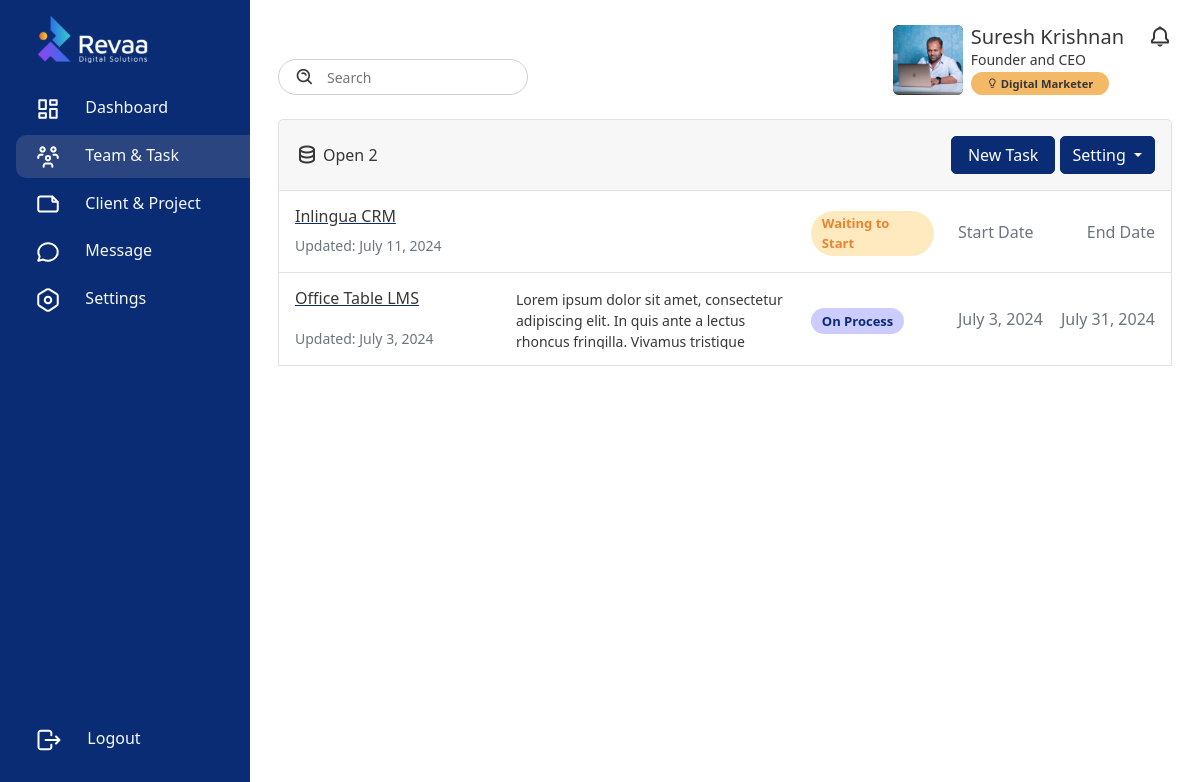
Page /team/1/ (signed in) on the earlier database version.
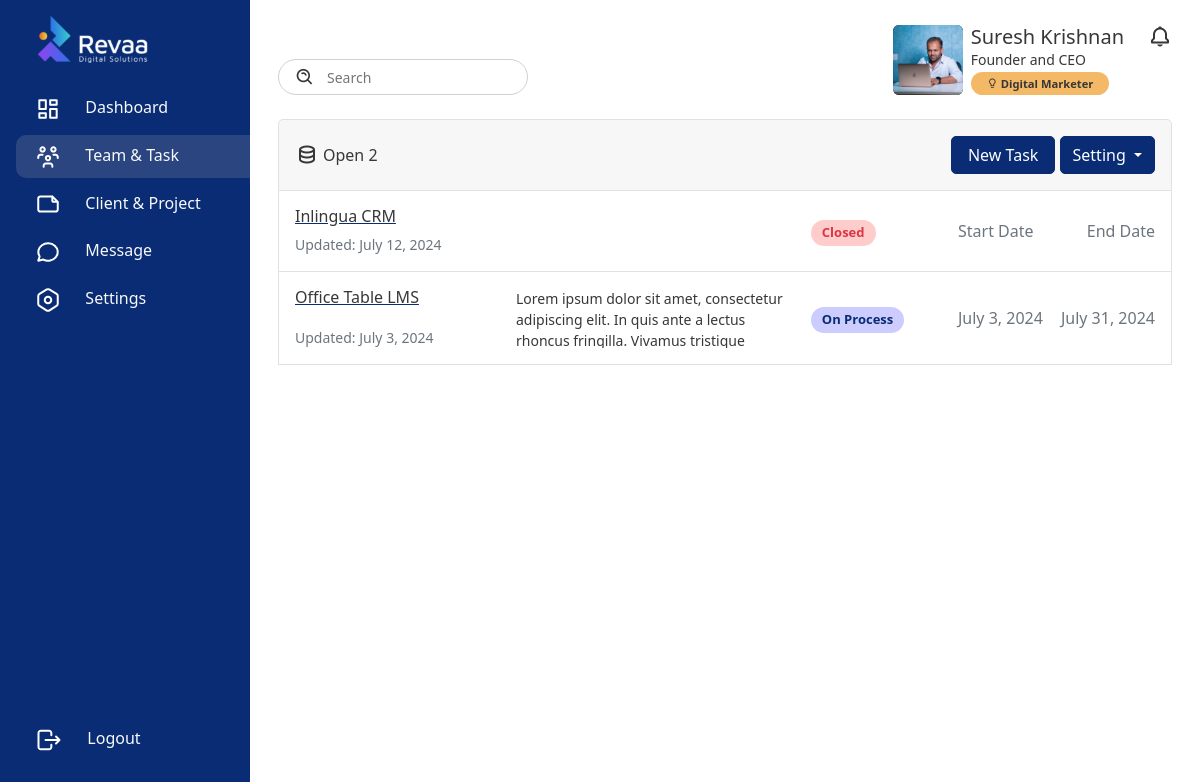
Same page on the later database version.
### frontend/models.py (models this page shows, shortened)
class Project(models.Model):
    WAITING_TO_START = 'Waiting to Start'
    DROPPED = 'Dropped'
    HOLD = 'Hold'
    ON_PROCESS = 'On Process'
    COMPLETED = 'Completed'
    CLOSED = 'Closed'
    STATUS_CHOICES = [
        (WAITING_TO_START, 'Waiting to Start'),
        (DROPPED, 'Dropped'),
        (HOLD, 'Hold'),
        (ON_PROCESS, 'On Process'),
        (COMPLETED, 'Completed'),
        (CLOSED, 'Closed'),
    ]
    HIGH = 'High'
    MEDIUM = 'Medium'
    LOW = 'Low'
    PRIORITY_CHOICES = [
        (HIGH, 'High'),
        (MEDIUM, 'Medium'),
        (LOW, 'Low'),
    ]
    project_img = models.ImageField(upload_to='path/to/upload/', null=True, blank=True)
    client = models.ForeignKey(customersTable, on_delete=models.CASCADE)
    project_name = models.CharField(max_length=255)  # Added max_length for project name
    project_description = models.TextField(null=True, blank=True)  # Fixed typo from project_discription to project_description
    start_date = models.DateField(null=True, blank=True)
    end_of_date = models.DateField(null=True, blank=True)
    status = models.CharField(choices=STATUS_CHOICES, default=WAITING_TO_START, max_length=16, null=True, blank=True)
    priority = models.CharField(choices=PRIORITY_CHOICES, max_length=10, null=True, blank=True)
    team = models.ForeignKey(Team, on_delete=models.SET_NULL, related_name='projects', null=True)
    created_by = models.ForeignKey(User, on_delete=models.SET_NULL, related_name='projects_created', null=True)
    created_date = models.DateField(auto_now_add=True)
    updated_by = models.ForeignKey(User, on_delete=models.SET_NULL, related_name='projects_updated', null=True)
    updated_date = models.DateField(auto_now=True)

### frontend/functions/team_details.py (the view)
# urls.py: path('team/<int:pk>/',team_details.teams_details, name='teams_details'),
@login_required(login_url='login')
def teams_details(request, pk):
    try:
        get_team = Team.objects.get(pk=pk)
        team_leader = EmployeeDetail.objects.filter(is_team_leader=True)
        team_members = get_team.members.all()
        get_project = Project.objects.filter(team=get_team)
        Priority = TaskSheet.PRIORITY_CHOICES
    except:
        messages.error(request, 'Team is not found')
        return redirect('teams')
    all_projects = Project.objects.filter(team=get_team)[::-1]
    all_customers = customersTable.objects.all()[::-1]
    context = {
        'team_leader':team_leader,
        'team_members':team_members,
        'get_project':get_project,
        'Priority':Priority,
        'teams_page': 'active',
        'get_team':get_team,
        'members':get_team.members,
        'all_projects':all_projects,
        'all_customers':all_customers,
    }
    return render(request, 'tmt-tool/team_details.html', context)

### frontend/models.py (called while the page is built)
    def __str__(self):
        return self.name

### templates/tmt-tool/team_details.html (shortened to what this page needs)
{% extends 'base.html' %}
{% load static %}
{% block container %}
<div class="d-flex">
    {% include 'includes/sidebar.html' %}
    <div class="content w-100">
        {% include 'includes/header.html' %}
        <div class="container mt-4">
            <div class="card">
                <div class="card-header p-3 border d-flex align-items-center justify-content-between">
                    <div class="d-flex align-items-center justify-content-start">
                        <div class="d-flex text-decoration-none me-3"><i class='bx bx-data fs-4 m-0 me-1'></i>
                            <p class="m-0 p-0">Open {{all_projects | length}}</p>
                        </div>
                    </div>
                    <div>
                        <div class="btn-group">
                            <button type="button" class="btn btn-primary px-3 me d-flex align-items-center justify-content-center"
                                data-bs-toggle="modal" data-bs-target="#addnewtask" style="border-radius: 5px !important;">New Task
                            </button>
                        </div>
                        <div class="btn-group">
                            <button type="button" class="btn btn-primary dropdown-toggle" data-bs-toggle="dropdown" aria-expanded="false">
                                Setting
                            </button>
                        </div>
                    </div>
                </div>
                {% if all_projects %}
                {% for project in all_projects %}
                <div class="card-body border border-top-0 p-3">
                    <div class="row" style="max-height: 60px;">
                        <div class="col-3 d-flex flex-column align-items-start justify-content-between">
                            <div>
                                <a href="{% url 'project_details' team_pk=get_team.pk project_pk=project.pk %}" class=""><h6>{{ project.project_name }}</h6></a>
                            </div>
                            <p class="m-0 p-0 small text-muted">Updated: {{ project.updated_date }}</p>
                        </div>
                        <div class="col-4 d-flex flex-column align-items-start justify-content-center">
                            <small style="max-height: 60px; overflow-y: hidden;">
                                {{ project.project_description }}
                            </small>
                        </div>
                        <div class="col-2 d-flex align-items-center">
                            {% if project.status %}
                            <p class="m-0 p-0
                            {% if project.status == 'Waiting to Start' %}
                            cs-alert-orange
                            {% elif project.status == 'Hold' %}
                            cs-alert-danger
                            {% elif project.status == 'Closed' %}
                            cs-alert-danger
                            {% elif project.status == 'Completed' %}
                            cs-alert-green
                            {% elif project.status == 'On Process' %}
                            cs-alert-primary
                            {% endif %}
                            mt-1">
                            {{ project.status }}</p>
                            {% else %}
                            <p class="m-0 p-0 cs-alert-yellow mt-1">Status</p>
                            {% endif %}
                        </div>
                        <div class="col-3 d-flex align-items-center justify-content-between">
                            {% if project.start_date %}
                            <p class="m-0 p-0 text-muted">{{ project.start_date }}</p>
                            {% else %}
                            <p class="m-0 p-0 text-muted">Start Date</p>
                            {% endif %}
                            {% if project.end_of_date %}
                            <p class="m-0 p-0 text-muted">{{ project.end_of_date }}</p>
                            {% else %}
                            <p class="m-0 p-0 text-muted">End Date</p>
                            {% endif %}
                        </div>
                    </div>
                </div>
                {% endfor %}
                {% endif %}
              </div>
        </div>
    </div>
</div>
{% endblock %}

### templates/base.html (shortened to what this page needs)
{% load static %}
<!DOCTYPE html>
<html lang="en">
<head>
    <link href="https://cdn.jsdelivr.net/npm/bootstrap@5.2.3/dist/css/bootstrap.min.css" rel="stylesheet"
>
    <link href='https://unpkg.com/boxicons@2.1.4/css/boxicons.min.css' rel='stylesheet'>
    <link rel="stylesheet" href="https://cdn.jsdelivr.net/npm/@fortawesome/fontawesome-free@5.15.4/css/all.min.css">
    <link rel="stylesheet" href="https://cdn.jsdelivr.net/npm/pikaday/css/pikaday.css">
    <link rel="stylesheet" href="{% static 'css/basic_style.css' %}">
    <link rel="stylesheet" href="{% static 'css/scrool_bar.css' %}">
    <link rel="stylesheet" href="{% static 'css/sidebar.css' %}">
</head>
<body>
    {% block container %}
    {% endblock %}
</body>
</html>

### templates/includes/sidebar.html (shortened to what this page needs)
{% load static %}
<div class="sidebar bg-primary d-none d-lg-block" style="width: 250px; height: 100vh;">
    <a href="{% url 'home' %}"  style="margin-top: 30px; margin-left: 38px; width: 100px;">
        <img class="mt-3" src="{% static 'images/reva_logo.svg' %}" alt="Company logo" width="110">
    </a>
    <nav>
        <div class="sidebar">
            <ul class="mt-4">
                <a href="{% url 'home' %}" class="text-decoration-none text-white">
                    <li class="text-light {{home}}">
                        Dashboard
                    </li>
                </a>
                <a href="{% url 'teams' %}" class="text-decoration-none text-white ">
                    <li class="text-light {{teams_page}}">
                        Team & Task
                    </li>
                </a>
                <a href="{% url 'project' %}" class="text-decoration-none text-white ">
                    <li class="text-light {{Project}}">
                        Client & Project
                    </li>
                </a>
                <a href="{% url 'messages' %}" class="text-decoration-none text-white ">
                    <li class="text-light {{messages}}">
                        Message
                    </li>
                </a>
                <a href="" class="text-decoration-none text-white ">
                    <li class="text-light">
                        Settings
                    </li>
                </a>
            </ul>
            <ul class="logout">
                <a href="{% url 'logout' %}" class="text-decoration-none text-white">
                    <li class="text-light">
                        Logout
                    </li>
                </a>
            </ul>
        </div>
    </nav>
</div>

### templates/includes/header.html
<section class="header-section mt-4">
    <div class="container d-flex align-items-end justify-content-between">
        <div class="search-container">
            <div class="inside-container input-search-container">
                <i class='bx bx-search-alt fs-5'></i>
                <input type="search" class="input" placeholder="Search">
            </div>
        </div>
        <div class="profile--container  d-flex align-items-start">
            <div class="me-4">
                {% include 'includes/profile_card.html' %}
            </div>
            <div class="notification">
                <i class='bx bx-bell fs-4' ></i>
            </div>
        </div>
    </div>
</section>

### templates/includes/profile_card.html
{% load static %}
<div class="d-flex align-items-start">
    <div class="rounded-2 bg-dark me-2" style="width: 70px; height: 70px; overflow: hidden;">
        <img src="{% static 'images/profile_pic.jpg' %}" alt="" width="100%" height="100%">
    </div>
    <div>
        <h5 class="m-0 p-0">Suresh Krishnan</h5>
        <p class="m-0 p-0 small">Founder and CEO</p>
        <span class="m-0 p-0  small rounded-5 fw-bold bg-warning py-1 px-3" style="font-size: .7rem;"><i class='bx bx-bulb'></i> Digital Marketer</span>
    </div>
</div>

### static/css/sidebar.css (style rules this page uses)
.sidebar { margin: 0; padding: 0; position: fixed; overflow: auto; display: flex; flex-direction: column; height: 90Vh; width: 250px; }
div.content { margin-left: 250px; padding: 1px 16px; }
.sidebar ul { padding-left: 1rem !important; }
.sidebar ul li svg { margin-right: 20px; }
.sidebar ul li { padding: 0.5rem 1.2rem ; list-style: none; margin-bottom: 5px; border-radius: 10px 0 0 10px; }
.active { background-color: var(--bs-active-blue) !important; }
.logout { margin-top: auto; }

Differences in the rows shown:
changed Project "Inlingua CRM": updated_date "July 11, 2024" → "July 12, 2024"; status "Waiting to Start" → "Closed"
